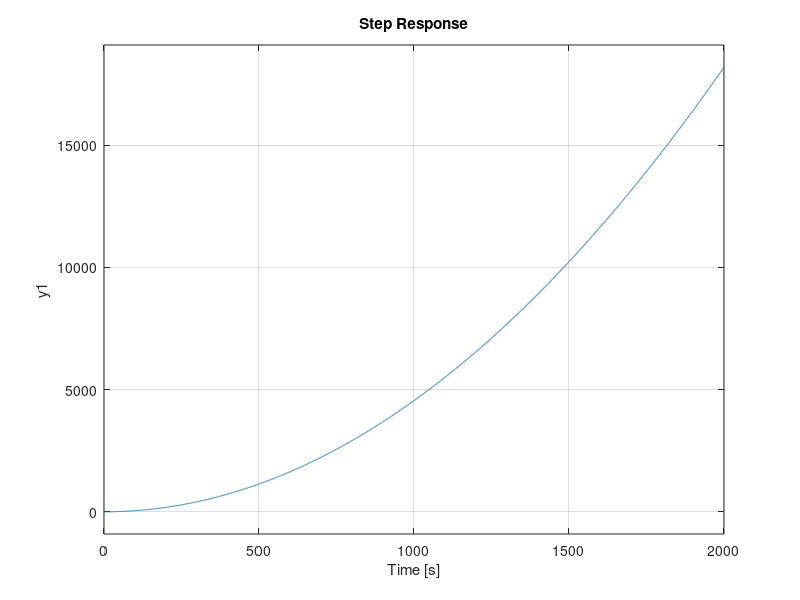

Write the MATLAB code that produced this figure.
function satellite_step_response()

M = 100;
m = 10;
b = .05;
k = 30;

s = tf('s');
G = (m*s^2 + b*s + k) / (m*M*s^4 + (m+M)*b*s^3 + (m+M)*k*s^2);
step(G)

end